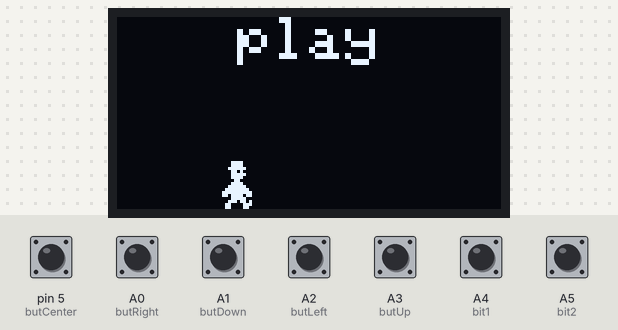
The sketch below on a simulated Arduino Nano, built with avr-gcc and run on an emulated ATmega328P. Parts: 128×64 one-colour display. The inputs (shaded band) are chosen by the test bench; at power-on: A0 (butRight), A1 (butDown), A2 (butLeft), A3 (butUp), A4 (bit1), A5 (bit2), pin 5 (butCenter) HIGH.

Above: at 1.2 s.
1.3 s: pin 5 (butCenter) pulled LOW for 0.15 s
At 1.48 s:
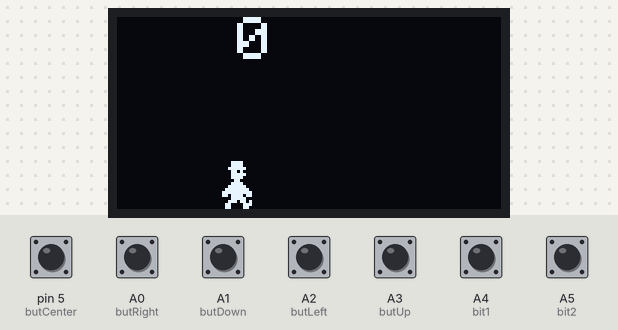
At 2.8 s:
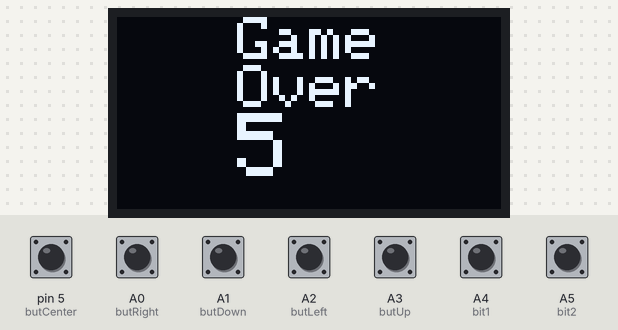
3.4 s: A4 (bit1) pulled LOW for 0.15 s
At 3.53 s:
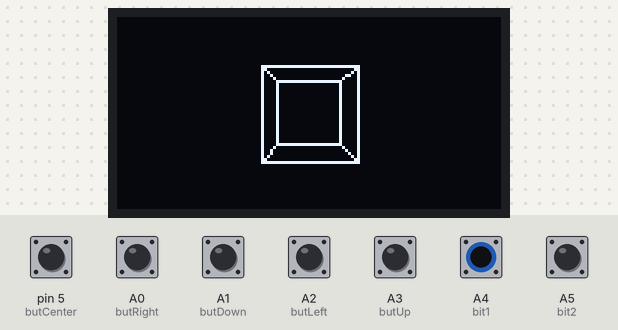
5.0 s: A5 (bit2) pulled LOW for 0.15 s
Timing chart, 0 to 8.0 s (numbered marks = the images above; inputs shaded):
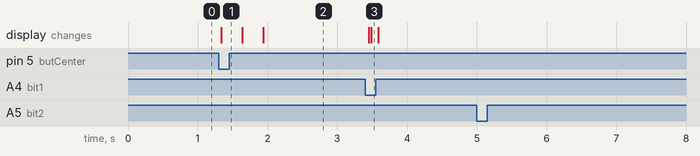

Measured:
- after the input at 1.3 s, the display: changes at once (image 1)
- after the input at 3.4 s, the display: first changes after 0.05 s (image 3 shows a later state)

The sketch:

OLED-Game.ino
```cpp
#include <SPI.h>
#include <Wire.h>
#include <Adafruit_GFX.h>
#include <Adafruit_SSD1306.h>

// If using software SPI (the default case):
#define OLED_MOSI   9
#define OLED_CLK   10
#define OLED_DC    11
#define OLED_CS    12
#define OLED_RESET 13
Adafruit_SSD1306 display(OLED_MOSI, OLED_CLK, OLED_DC, OLED_RESET, OLED_CS);
#define butCenter  5
#define bit8       A7
#define bit4       A6
#define bit2       A5
#define bit1       A4
#define butUp      A3
#define butLeft    A2
#define butDown    A1
#define butRight   A0

  float pi = 3.141592;
  long startTime = millis();
  long startTime2 = millis();
  byte jumping;
  int sc;
  byte died = false;
  byte started = false;
  byte started2 = false;
  long score = 0;
  int time;
  int w = 128;
  int h = 64;
  int cx = w/2;
  int cy = h/2;
  int i;
  int A;
  int B;
  int Type;
  int c=0;

static const unsigned char PROGMEM player[] =
{ B00000000, B11110000,
  B00000000, B11110000,
  B00000001, B11111000,
  B00000000, B11010000,
  B00000000, B11111000,
  B00000000, B11110000,
  B00000000, B01100000,
  B00000000, B11110000,
  B00000001, B11111000,
  B00000011, B11111100,
  B00000111, B11111110,
  B00000110, B11110110,
  B00000000, B11111000,
  B00000001, B11011010,
  B00000011, B00001110,
  B00000011, B00001100 };

void setup()   {
  pinMode(5, INPUT_PULLUP);
  pinMode(A7,INPUT_PULLUP);
  pinMode(A6,INPUT_PULLUP);
  pinMode(A5,INPUT_PULLUP);
  pinMode(A4,INPUT_PULLUP);
  pinMode(A3,INPUT_PULLUP);
  pinMode(A2,INPUT_PULLUP);
  pinMode(A1,INPUT_PULLUP);
  pinMode(A0,INPUT_PULLUP);

  setupScreen();
}

void setupScreen()   {
  display.begin(SSD1306_SWITCHCAPVCC, 0x3C);
  display.clearDisplay();
}
void loop() {
  int b1 = (1-digitalRead(bit1));
  int b2 = (1-digitalRead(bit2))*2;
  int b4 = (1-digitalRead(bit4))*4;
  int b8 = (1-digitalRead(bit8))*8;

   //if you only want the game, remove everything from the loop function and replace it with run();
   switch(b1+b2){
   case 0:Run();break;
   case 1:eng3d();break;
   case 2:mandelbrot();break;
   }
}

void eng3d() {
  byte up =  (!digitalRead(butUp));
  byte dow = (!digitalRead(butDown));
  byte lef = (!digitalRead(butLeft));
  byte rig = (!digitalRead(butRight));
  byte cen = (!digitalRead(butCenter));

  if (up)A+=4;
  if (dow)A-=4;
  if (lef)B-=4;
  if (rig)B+=4;
  if (lef&&rig) Type++;
  if (up&&dow) Type--;
  engine(A,B,64+Type,1);
  display.display();
  display.clearDisplay();
  i++;
}

void mandelbrot(){
    float width = 128;
    float height = 128;
    float max = c+10;
    c++;

    for (int row = 0; row < 64; row++) {
      for (int col = 0; col < 128; col++) {

        double c_re = (col - width/2)/(pow(2,c%27)-1);
        double c_im = (row - height/2)/(pow(2,c%27))+1;

        double x = 0,y = 0;
        int iteration = 0;

        while (x*x+y*y <= 4 && iteration < max) {
          double x_new = x*x - y*y + c_re;
          y = 2*x*y + c_im;
          x = x_new;

          //y += 1;

          iteration++;
        }
        if (iteration < max) display.drawPixel(col, row, iteration%2);
        else{display.drawPixel(col, row, 0);}
      }
    }
    //draws pixels to screen when finished rendering frame
    display.display();
  }

void engine(int angleX,int angleY,float camZoom,byte state){

 //doesnt work yet
 //cylinder generator
 /* float verts[8][3];
  int joints[8][2];
  int length = 1;
  int radius = 1;
  int segments = 4;

  for(int i=0;i<2;i++){
    for(int j=0;j<segments;j++){
      float x;
      float y;
      float z;

      x = (-length/2)+i*length;
      y = radius * sin(2*pi/segments*j);
      z = radius * cos(2*pi/segments*j);

      verts[j*(i+1)][0]=x;
      verts[j*(i+1)][1]=y;
      verts[j*(i+1)][2]=z;

      joints[j*(i+1)][0]=(j-1)%4;
      joints[j*(i+1)][1]=j;
    }
  }*/
   //octahedron
   //float verts[6][3] = {{0,-2,0}, {0,0,-2}, {-2,0,0}, {0,0,2},{2,0,0},{0,2,0}};
   //int joints[12][2] = {{0,1},{1,2},{2,3},{3,4},{4,5},{5,1},{5,2},{5,3},{0,2},{0,3},{0,4},{4,1}};


   //cube
   float verts[8][3] = {{-1,-1,-1},{1,-1,-1},{1,1,-1},{-1,1,-1},{-1,-1,1},{1,-1,1},{1,1,1},{-1,1,1}};
   int joints[12][2] = {{0,1},{1,2},{2,3},{3,0},{4,5},{5,6},{6,7},{7,4},{0,4},{1,5},{2,6},{7,3}};


  /* //Triangular Pyramid
   float verts[4][3] = {{0,-2,0},{-1.5,1,-1.5},{1.5,1,-1.5},{0,1,1.5}};
   int joints[6][2] = {{0,1},{1,2},{2,3},{3,0},{3,1},{2,0}};
   */

//this for loop rotates the object by editing the vertex coordinates
for (int i=0;i<(sizeof(verts)/sizeof(verts[0]));i++){

   //getting the vertex coordinates
   float x = verts[i][0];
   float y = verts[i][1];
   float z = verts[i][2];

   float xx = x;
   float yy = y;
   float zz = z;

//converts the angle in degree to radian
float xangle = (angleX%360) / (180 / pi);
float yangle = (angleY%360) / (180 / pi);

//calculates the vertex positions for rotation
x = (cos(yangle)* xx + sin(yangle)*sin(xangle)*yy - sin(yangle)*cos(xangle)*zz);

y = 0 + cos(xangle)*yy + sin(xangle)*zz;

z = (sin(yangle)*xx + cos(yangle)* - sin(xangle)*yy + cos(yangle)*cos(xangle)*zz) ;

      verts[i][0] += x - verts[i][0];
      verts[i][1] += y - verts[i][1];
      verts[i][2] += z - verts[i][2];

}
     //this for loop converts 3d vertices into 2d and draws edges between them
      for (int i=0;i<(sizeof(joints)/sizeof(joints[1]));i++){

        //camera offset
        float camX = 0;
        float camY = 0;
        float camZ = 5;

        //getting the vertex coordinates
        float x = verts[joints[i][0]][0]+camX;
        float y = verts[joints[i][0]][1]+camY;
        float z = verts[joints[i][0]][2]+camZ;

        float x2 = verts[joints[i][1]][0]+camX;
        float y2 = verts[joints[i][1]][1]+camY;
        float z2 = verts[joints[i][1]][2]+camZ;


        //this gives depth to the z axis
        float f = camZoom/z;
        x=x*f;
        y=y*f;

        float f2 = camZoom/z2;
        x2=x2*f2;
        y2=y2*f2;

        //draws the lines
        display.drawLine(x+cx,y+cy,x2+cx,y2+cy,state);
  }
}

//----------------run game---------------//

void Run(){

    boolean pressed = !digitalRead(butCenter);

    display.setCursor(40,0);

    //resets time and sets started to true
    if (pressed){
      if (!started) startTime2 = millis();
      started = true;
    }

    //this counts the milliseconds
    float time = (millis()-startTime2);
    float tim = time*2;

    //this stops increasing the speed when the time is more then 50000
    if (time > 50000)time = tim; else time *= 1+time/200000;
    score = time/100;

    //if started equals true
    if (started){

      //this integer changes from 0 to 35 and back to 0 in a smooth way for the jumping animation
      int jumP = jump(pressed&&started2&&time>300,35,1.6);

      //this prevents jumping if the game hasn't started yet
      if (started2&&time<300)display.drawBitmap(30, 48,  player, 16, 16, 1);

      //this is for the movement of the obstacle
      int move = 128-((int(time/7)))%144;

      //detects if the player has colided with the obstacle
      boolean collisionx = move <= 48-jumP&&20+move >= 48-jumP;

      //draws player and obstacle
      display.drawBitmap(30, 48-jumP,  player, 16, 16, 1);
      display.fillRect(move,46,16,16,1);

      started2 = true;

      //sets died to true if the player has colided with the obstacle
      if (collisionx&&jumP < 16)died = true;

      //draws score to screen
      display.println(score);
    }else{
      //draws start screen
      display.setTextSize(2);
      display.setTextColor(WHITE);
      display.setCursor(40,0);
      display.println("play");
      display.drawBitmap(30, 48,  player, 16, 16, 1);
    }

    if (!died)sc = score;

    //displays text and score when died equals true
    if (died)diedtxt();

    //refreshes screen when died equals false
    if (!died){
      display.display();
      display.clearDisplay();
    }
}


int jump(boolean trigjump,int height,float speed){
    //count milliseconds
    long time = (millis()-startTime);

    //this latches and resets time when trigjump equals true
    if (trigjump && !jumping){
      jumping = true;
      startTime = millis();
    }

    //time = time * speed
    time *= speed;

    //stops jumping if time equals 1000
    if (time >= 1000){
      jumping = false;
    }

    //create jump physics
    if (jumping){
      float jump = height * (float)sin(((PI*2)/1000)*(time/2));
      return jump;
    }else return 0;
  }

void diedtxt(void) {
  display.setTextSize(2);
  display.setTextColor(WHITE);
  display.setCursor(40,0);
  display.clearDisplay();
  display.println("Game");
  display.setCursor(40,16);
  display.println("Over");
  display.setTextSize(3);
  display.setCursor(40,32);
  display.println(sc);
  display.display();

}
```
